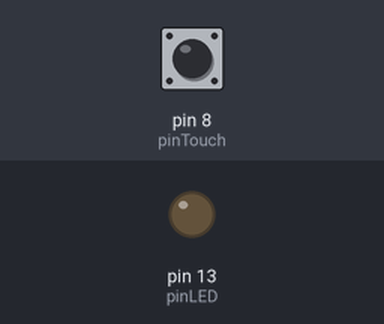
Bench run of a sketch on a simulated Arduino Uno, built with avr-gcc and run on an emulated ATmega328P. Shown: output pins drawn as LEDs (lit = HIGH). The inputs (shaded band) are chosen by the test bench; at power-on: pin 8 (pinTouch) LOW.

Above: at 1.2 s.
1.3 s: pin 8 (pinTouch) pulled HIGH for 0.15 s
At 1.37 s:
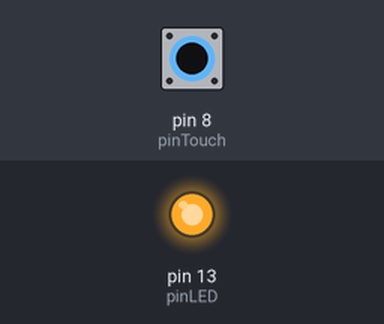
2.9 s: pin 8 (pinTouch) pulled HIGH for 3.2 s
At 6.6 s:
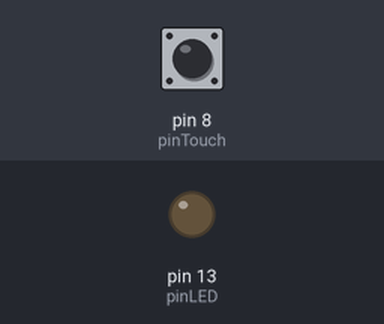
Timing chart, 0 to 8.1 s (numbered marks = the images above; inputs shaded):
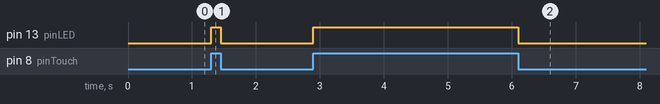

The sketch:

ledtouch.ino
```cpp
int pinLED = 13;
int pinTouch = 8;

void setup() {
 pinMode (pinLED, OUTPUT);
 pinMode (pinTouch, INPUT);
}

void loop() {
 digitalWrite (pinLED, digitalRead (pinTouch));
}
```

Measured:
- after the input at 1.3 s, pin 13 (pinLED): LOW → HIGH at once, → LOW 0.15 s later
- after the input at 2.9 s, pin 13 (pinLED): LOW → HIGH at once, → LOW 3.2 s later
